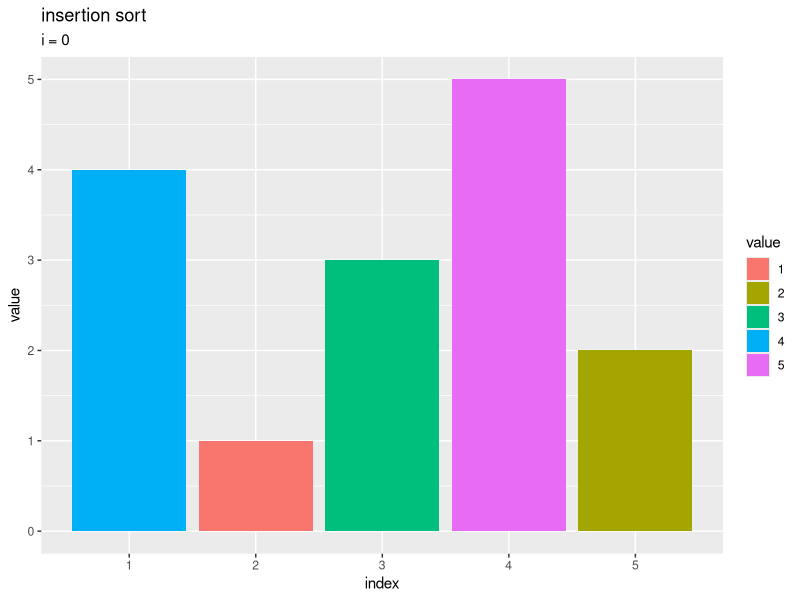
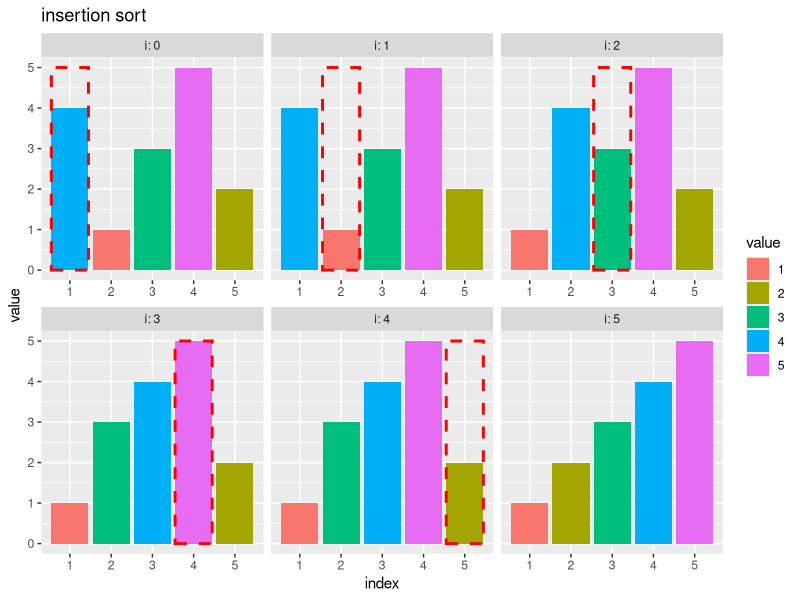

Here is the R script that generated these plots, in order: (Note: this script raises an error after producing the figures.)

# 12.3 挿入ソート --------------------------------------------------------------

# 利用パッケージ
library(tidyverse)
library(gganimate)

# チェック用
library(ggplot2)


# 実装 ----------------------------------------------------------------------

# 挿入ソートの実装
insertion_sort <- function(vec) {
  
  # 要素数を取得
  N <- length(vec)
  
  # 要素ごとに処理
  for(i in 2:N) { # (初回は不要)
    
    # i番目の値を取得
    val <- vec[i]
    
    # 挿入位置jの探索:(j < i)
    for(j in i:1) { # (逆順に処理)
      if(j > 1) { # (1番目は不要)
        
        if(vec[j-1] > val) {
          # j番目の値を入替
          vec[j] <- vec[j-1]
        } else {
          # 挿入位置が定まれば終了
          break
        }
        
      }
    }
    
    # i番目の値をj番目に挿入
    vec[j] <- val
  }
  
  # 数列を出力
  return(vec)
}


# 要素数を指定
N <- 10

# 数列を生成
a <- sample(x = 1:N, size = N, replace = FALSE)
a

# ソート
insertion_sort(a)


# 可視化 ---------------------------------------------------------------------

# 数列を指定
a <- c(4, 1, 3, 5, 2)

# 要素数を取得
N <- length(a)

# 数列を格納
tmp_df <- tibble::tibble(
  i   = 0,   # 試行回数
  idx = 1:N, # インデックス
  a   = a    # 要素
)

# 数列を作図
ggplot() + 
  geom_bar(data = tmp_df, 
           mapping = aes(x = idx, y = a, fill = factor(a)), 
           stat = "identity") + 
  theme(panel.grid.minor.x = element_blank()) + 
  labs(title = "insertion sort", 
       subtitle = paste0("i = ", unique(tmp_df[["i"]])), 
       fill = "value", 
       x = "index", y = "value")


# 数列を記録
trace_df <- tmp_df

# 挿入ソート
for(i in 1:N) {
  
  # i番目の値を取得
  v <- a[i]
  
  # 挿入位置jの探索:(j < i)
  for(j in i:1) {
    if(j > 1) {
      
      if(a[j-1] > v) {
        # j番目の値を入替
        a[j] <- a[j-1]
      } else {
        # 挿入位置が定まれば終了
        break
      }
      
    }
  }
  
  # i番目の値をj番目に挿入
  a[j] <- v
  
  # 数列を格納
  tmp_df <- tibble::tibble(
    i   = i, 
    idx = 1:N, 
    a   = a
  )
  
  # 数列を記録
  trace_df <- dplyr::bind_rows(trace_df, tmp_df)
  
  # 途中経過を表示
  print(paste0("--- i:", i, " ---"))
  print(a)
}


# 挿入データを抽出
target_df <- trace_df |> 
  dplyr::filter(i == idx) |> 
  dplyr::mutate(
    i = i - 1, 
    y = max(a)
  )

# 全ての試行の数列を作図
ggplot() + 
  geom_bar(data = trace_df, 
           mapping = aes(x = idx, y = a, fill = factor(a)), stat = "identity") + 
  geom_bar(data = target_df,
           mapping = aes(x = idx, y = y, group = factor(a)), stat = "identity",
           color = "red", alpha = 0, linewidth = 1, linetype = "dashed") + # i番目の要素
  facet_wrap(i ~ ., scales = "free_x", labeller = label_both) + # 試行ごとに分割
  theme(panel.grid.minor.x = element_blank()) + 
  labs(title = "insertion sort", 
       fill = "value", 
       x = "index", y = "value")


# 挿入データを抽出
target_df <- trace_df |> 
    dplyr::filter((i+1) == idx)

# ソートのアニメーションを作図
graph <- ggplot() + 
  geom_bar(data = trace_df, 
           mapping = aes(x = idx, y = a, fill = factor(a)), stat = "identity") + # 全ての要素
  geom_bar(data = target_df,
           mapping = aes(x = idx, y = a, group = factor(a)), stat = "identity",
           color = "red", alpha = 0, linewidth = 1, linetype = "dashed") + # i番目の要素
  geom_text(data = trace_df, 
            mapping = aes(x = idx, y = 0, label = as.character(a), group = factor(a)), 
            vjust = -0.5, size = 5) + # 要素ラベル
  gganimate::transition_states(i, transition_length = 9, state_length = 1, wrap = FALSE) + # フレーム遷移
  gganimate::ease_aes("cubic-in-out") + # 遷移の緩急
  theme(panel.grid.minor.x = element_blank()) + 
  labs(title = "insertion sort", 
       subtitle = "i = {next_state}", 
       fill = "value", 
       x = "index", y = "value")

# 一時停止フレーム数を指定
p <- 10

# 1試行当たりのフレーム数を指定
s <- 10

# gif画像を作成
gganimate::animate(
  plot = graph, 
  nframes = (N+1 + 2*p)*s, start_pause = p, end_pause = p, fps = 50, 
  width = 800, height = 600, 
  renderer = gganimate::gifski_renderer()
)
